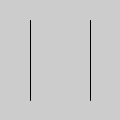
Frame 1 (no input)
Frame 60 (the mouse pressed at the canvas centre just before this capture): identical to frame 1, image omitted
Frame 120 (the mouse held since frame 60 and released just before this capture): identical to frame 1, image omitted

The Processing sketch that drew this single still picture (run headless with seeded random() and noise(); from frame 60 on, the mouse is pressed at the canvas centre):

// Processing sketch: sketch_210620_select_letters
// ── sketch_210620_select_letters.pde
// select letters
void setup() {
  size(120, 120);
}

void draw() {
  background(204);
  if (keyPressed) {
    if ((key == 'h') || (key == 'H')) {
      line(30, 60, 90, 60);
    }
    if ((key == 'n') || (key == 'N')) {
      line(30, 20, 90, 100);
    }
  }
  line(30, 20, 30, 100);
  line(90, 20, 90, 100);
}
